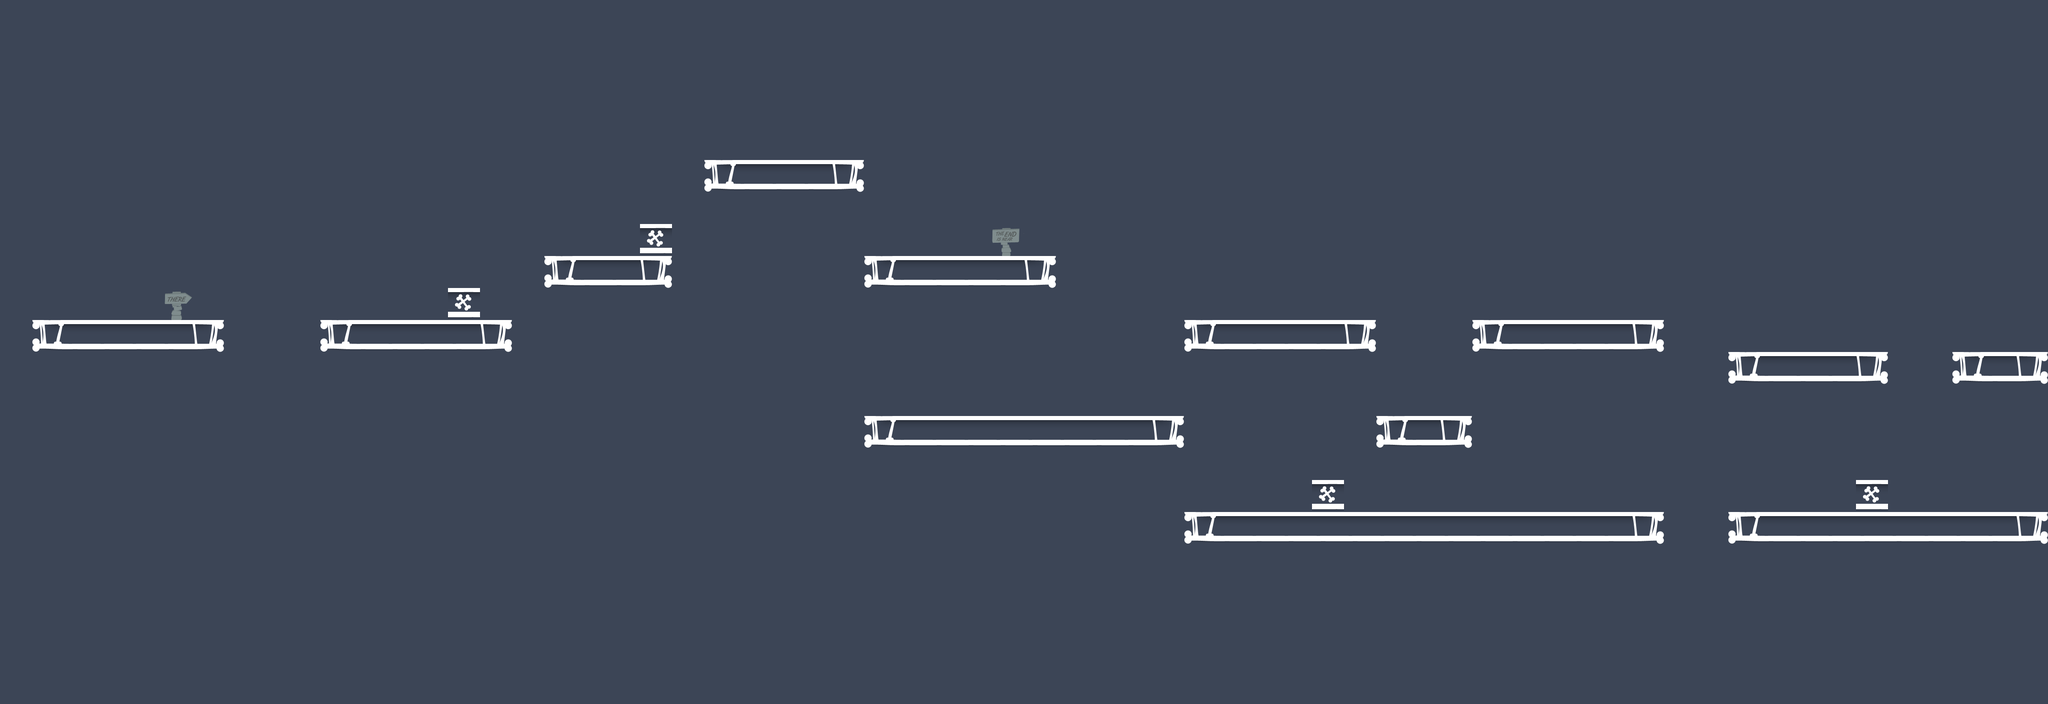

Tiled map render using the project's own tile images. Description and the map definition, with tile-layer contents summarised, below:
An orthogonal 64x22 tile map with 70x70 px tiles, 2 tile layers (collision, foreground) and 25 objects (14x enemy, 10x items, player).

<map version="1.0" orientation="orthogonal" width="64" height="22" tilewidth="70" tileheight="70" backgroundcolor="#3c4556">
 <tileset firstgid="1" name="map_tiles_70" tilewidth="70" tileheight="70">
  <image source="map_tiles_70.png" width="560" height="140" />
  <tile id="0" />
  <tile id="1" />
  <tile id="2" />
  <tile id="3" />
 </tileset>
 <objectgroup color="#ffff00" name="items" width="64" height="22">
  <object name="gun" type="items" x="805" y="595" width="70" height="70">
   <properties>
    <property name="bullets" value="5" />
   </properties>
  </object>
  <object name="health" type="items" x="1575" y="245" width="70" height="70" />
  <object name="gun" type="items" x="2065" y="805" width="70" height="70">
   <properties>
    <property name="bullets" value="5" />
   </properties>
  </object>
  <object name="health" type="items" x="2345" y="805" width="70" height="70" />
  <object name="gun" type="items" x="3045" y="1015" width="70" height="70">
   <properties>
    <property name="bullets" value="6" />
   </properties>
  </object>
  <object name="key" type="items" x="3325" y="1015" width="70" height="70" />
  <object name="health" type="items" x="3955" y="665" width="70" height="70" />
  <object name="gun" type="items" x="4305" y="665" width="70" height="70">
   <properties>
    <property name="bullets" value="3" />
   </properties>
  </object>
  <object name="exit_sign" type="items" x="4235" y="1015" width="70" height="70" />
  <object name="door" type="items" x="4305" y="1015" width="70" height="70" />
 </objectgroup>
 <objectgroup color="#00aa00" name="player" width="64" height="22">
  <object name="player" type="player" x="210" y="560" width="70" height="140" />
 </objectgroup>
 <objectgroup color="#ff0000" name="enemies" width="64" height="22">
  <object name="zombie" type="enemy" x="1715" y="210" width="70" height="140">
   <properties>
    <property name="archetype" value="walker" />
   </properties>
  </object>
  <object name="zombie" type="enemy" x="1925" y="770" width="70" height="140">
   <properties>
    <property name="archetype" value="walker" />
    <property name="startLeft" value="true" />
   </properties>
  </object>
  <object name="zombie" type="enemy" x="2135" y="770" width="70" height="140">
   <properties>
    <property name="archetype" value="walker" />
   </properties>
  </object>
  <object name="zombie" type="enemy" x="2345" y="770" width="70" height="140">
   <properties>
    <property name="archetype" value="walker" />
    <property name="startLeft" value="true" />
   </properties>
  </object>
  <object name="zombie" type="enemy" x="2485" y="770" width="70" height="140">
   <properties>
    <property name="archetype" value="runner" />
   </properties>
  </object>
  <object name="zombie" type="enemy" x="2695" y="980" width="70" height="140">
   <properties>
    <property name="archetype" value="brute" />
    <property name="startLeft" value="true" />
   </properties>
  </object>
  <object name="zombie" type="enemy" x="2975" y="980" width="70" height="140">
   <properties>
    <property name="archetype" value="walker" />
   </properties>
  </object>
  <object name="zombie" type="enemy" x="3255" y="980" width="70" height="140">
   <properties>
    <property name="archetype" value="runner" />
    <property name="startLeft" value="true" />
   </properties>
  </object>
  <object name="zombie" type="enemy" x="3395" y="980" width="70" height="140">
   <properties>
    <property name="archetype" value="walker" />
   </properties>
  </object>
  <object name="zombie" type="enemy" x="2765" y="560" width="70" height="140">
   <properties>
    <property name="archetype" value="walker" />
   </properties>
  </object>
  <object name="zombie" type="enemy" x="3325" y="560" width="70" height="140">
   <properties>
    <property name="archetype" value="walker" />
    <property name="startLeft" value="true" />
   </properties>
  </object>
  <object name="zombie" type="enemy" x="3465" y="560" width="70" height="140">
   <properties>
    <property name="archetype" value="spitter" />
   </properties>
  </object>
  <object name="zombie" type="enemy" x="3885" y="980" width="70" height="140">
   <properties>
    <property name="archetype" value="runner" />
   </properties>
  </object>
  <object name="zombie" type="enemy" x="4165" y="980" width="70" height="140">
   <properties>
    <property name="archetype" value="walker" />
   </properties>
  </object>
 </objectgroup>
 <layer name="collision" width="64" height="22">
  <data>[1408 cells, 85 non-empty, 3 distinct tile ids]</data>
 </layer>
 <layer name="foreground" width="64" height="22">
  <data>[1408 cells, 6 non-empty, 3 distinct tile ids]</data>
 </layer>
</map>
